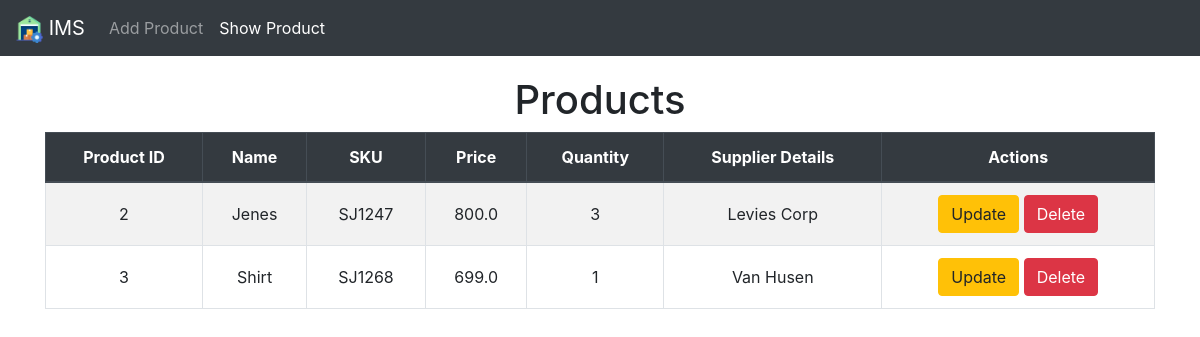
/plist/, run on an earlier commit of the app's database.
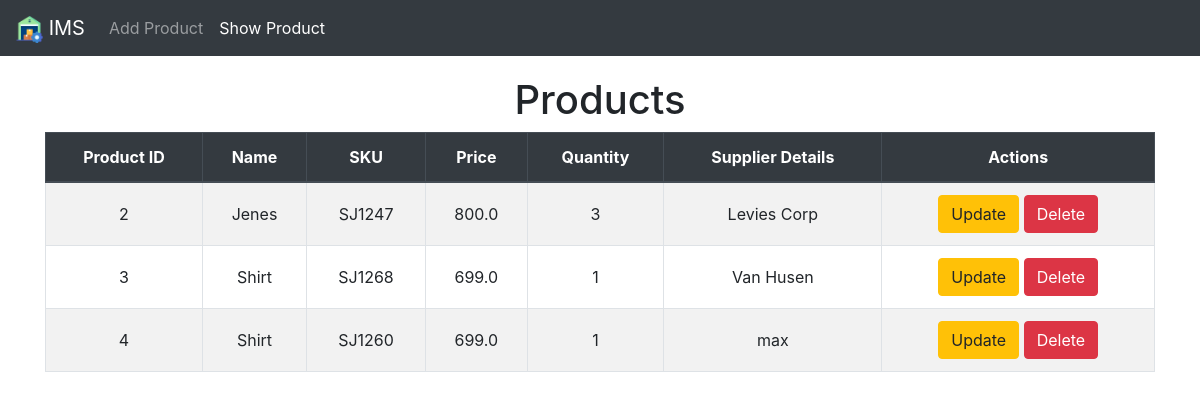
And on a later commit of the database.
### home/models.py (models this page shows, shortened)
class Product(models.Model):
    product_id = models.AutoField(primary_key=True)
    name = models.CharField(max_length=100)
    sku = models.CharField(max_length=50, unique=True)
    price = models.FloatField()
    quantity = models.IntegerField()
    supplier = models.CharField(max_length=100)

### home/views.py (the view)
# urls.py: path('plist/', ProductListView.as_view(), name='plist'),
class ProductListView(ListView):
    model = Product
    template_name = 'home/plist.html'
    context_object_name = 'products'

### templates/home/plist.html (shortened to what this page needs)
{% extends 'index.html' %}
{% block navitems %}
<li class="nav-item">
    <a href="{% url 'pform' %}" class="nav-link">
        Add Product
    </a>
</li>
<li class="nav-item">
    <a href="{% url 'plist' %}" class="nav-link active">
        Show Product
    </a>
    </li>
{% endblock %}
{% block content %}
<h1 class="text-center">
    Products
</h1>
<table class="table table-bordered table-striped text-center">
    <thead class="thead-dark">
        <tr>
            <th>Product ID</th>
            <th>Name</th>
            <th>SKU</th>
            <th>Price</th>
            <th>Quantity</th>
            <th>Supplier Details</th>
            <th>Actions</th>
        </tr>
    </thead>
    <tbody>
        {% for p in products %}
        <tr>
            <td>{{p.product_id}}</td>
            <td>{{p.name}}</td>
            <td>{{p.sku}}</td>
            <td>{{p.price}}</td>
            <td>{{p.quantity}}</td>
            <td>{{p.supplier}}</td>
            <td>
                <a href="{% url 'pupdate' p.product_id %}" class="btn btn-warning">Update</a>
                <a href="{% url 'pdelete' p.product_id %}" class="btn btn-danger">Delete</a>
            </td>
        </tr>
        {% endfor %}
    </tbody>
</table>
{% endblock %}

What changed in the data, as far as the page shows it:
added Product: product_id "4", name "Shirt", sku "SJ1260", price "699.0", quantity "1", supplier "max"
